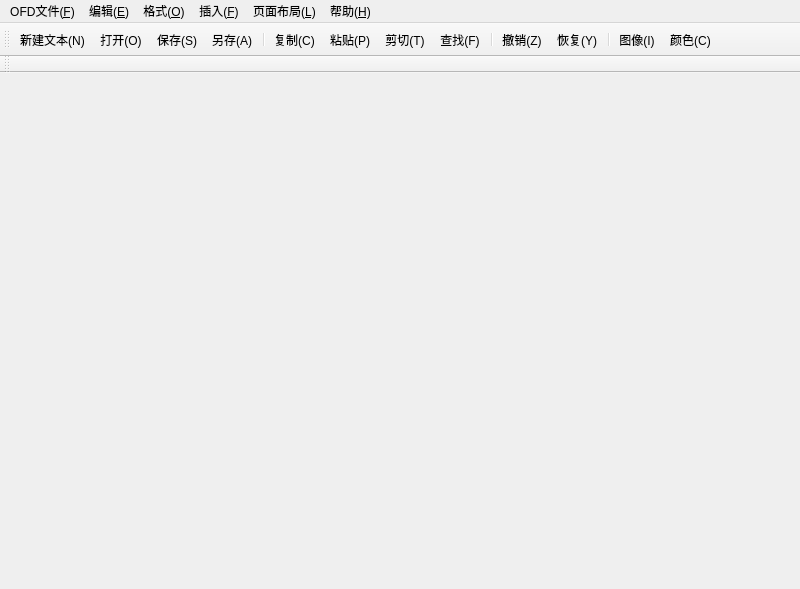
<?xml version="1.0" encoding="UTF-8"?>
<ui version="4.0">
 <class>MainWindow</class>
 <widget class="QMainWindow" name="MainWindow">
  <property name="geometry">
   <rect>
    <x>0</x>
    <y>0</y>
    <width>800</width>
    <height>589</height>
   </rect>
  </property>
  <property name="windowTitle">
   <string>MainWindow</string>
  </property>
  <widget class="QWidget" name="centralWidget"/>
  <widget class="QMenuBar" name="menuBar">
   <property name="geometry">
    <rect>
     <x>0</x>
     <y>0</y>
     <width>800</width>
     <height>20</height>
    </rect>
   </property>
   <widget class="QMenu" name="menuOFD">
    <property name="title">
     <string>OFD文件(&amp;F)</string>
    </property>
    <widget class="QMenu" name="menu_4">
     <property name="title">
      <string>新建</string>
     </property>
     <addaction name="action_new"/>
     <addaction name="action_selectTemplate"/>
    </widget>
    <addaction name="menu_4"/>
    <addaction name="action_open"/>
    <addaction name="action_save"/>
    <addaction name="action_saveAs"/>
    <addaction name="action_close"/>
    <addaction name="action_exit"/>
   </widget>
   <widget class="QMenu" name="menu_E">
    <property name="title">
     <string>编辑(&amp;E)</string>
    </property>
    <addaction name="action_undo"/>
    <addaction name="action_redo"/>
    <addaction name="separator"/>
    <addaction name="action_copy"/>
    <addaction name="action_paste"/>
    <addaction name="action_cut"/>
    <addaction name="action_find"/>
   </widget>
   <widget class="QMenu" name="menu_O">
    <property name="title">
     <string>格式(&amp;O)</string>
    </property>
    <widget class="QMenu" name="menu">
     <property name="title">
      <string>文本</string>
     </property>
     <addaction name="action_bold"/>
     <addaction name="action_italics"/>
     <addaction name="action_underline"/>
     <addaction name="action_strickout"/>
     <addaction name="action_online"/>
     <addaction name="separator"/>
     <addaction name="action_superscript"/>
     <addaction name="action_subscript"/>
    </widget>
    <widget class="QMenu" name="menu_2">
     <property name="title">
      <string>对齐</string>
     </property>
     <addaction name="action_justifyLeft"/>
     <addaction name="action_justifyCenter"/>
     <addaction name="action_justifyRight"/>
     <addaction name="action_justifyFull"/>
    </widget>
    <addaction name="menu"/>
    <addaction name="menu_2"/>
   </widget>
   <widget class="QMenu" name="menu_F">
    <property name="title">
     <string>插入(&amp;F)</string>
    </property>
    <widget class="QMenu" name="menu_6">
     <property name="title">
      <string>插入表格</string>
     </property>
     <addaction name="action_drawTable"/>
    </widget>
    <addaction name="action_images"/>
    <addaction name="menu_6"/>
    <addaction name="action_pageNumber_2"/>
   </widget>
   <widget class="QMenu" name="menu_L">
    <property name="title">
     <string>页面布局(&amp;L)</string>
    </property>
    <widget class="QMenu" name="menu_3">
     <property name="title">
      <string>纸张大小</string>
     </property>
     <addaction name="action_A4"/>
     <addaction name="action_A3"/>
     <addaction name="action_A2"/>
     <addaction name="action_A1"/>
     <addaction name="action_A5"/>
     <addaction name="action_A6"/>
    </widget>
    <addaction name="menu_3"/>
   </widget>
   <widget class="QMenu" name="menu_H">
    <property name="title">
     <string>帮助(&amp;H)</string>
    </property>
    <addaction name="action_about"/>
    <addaction name="action_aboutOFD"/>
   </widget>
   <addaction name="menuOFD"/>
   <addaction name="menu_E"/>
   <addaction name="menu_O"/>
   <addaction name="menu_F"/>
   <addaction name="menu_L"/>
   <addaction name="menu_H"/>
  </widget>
  <widget class="QToolBar" name="toolBar">
   <attribute name="toolBarArea">
    <enum>TopToolBarArea</enum>
   </attribute>
   <attribute name="toolBarBreak">
    <bool>false</bool>
   </attribute>
   <addaction name="action_new"/>
   <addaction name="action_open"/>
   <addaction name="action_save"/>
   <addaction name="action_saveAs"/>
   <addaction name="separator"/>
   <addaction name="action_copy"/>
   <addaction name="action_paste"/>
   <addaction name="action_cut"/>
   <addaction name="action_find"/>
   <addaction name="separator"/>
   <addaction name="action_undo"/>
   <addaction name="action_redo"/>
   <addaction name="separator"/>
   <addaction name="action_images"/>
   <addaction name="action_color"/>
  </widget>
  <widget class="QToolBar" name="toolBar_2">
   <property name="windowTitle">
    <string>toolBar_2</string>
   </property>
   <attribute name="toolBarArea">
    <enum>TopToolBarArea</enum>
   </attribute>
   <attribute name="toolBarBreak">
    <bool>true</bool>
   </attribute>
  </widget>
  <action name="action_new">
   <property name="icon">
    <iconset resource="images.qrc">
     <normaloff>:/images/new.svg</normaloff>:/images/new.svg</iconset>
   </property>
   <property name="text">
    <string>新建文本(&amp;N)</string>
   </property>
   <property name="toolTip">
    <string>新建文本(N)</string>
   </property>
   <property name="shortcut">
    <string>Ctrl+N</string>
   </property>
  </action>
  <action name="action_open">
   <property name="icon">
    <iconset resource="images.qrc">
     <normaloff>:/images/open.svg</normaloff>:/images/open.svg</iconset>
   </property>
   <property name="text">
    <string>打开(&amp;O)</string>
   </property>
   <property name="toolTip">
    <string>打开(O)</string>
   </property>
   <property name="shortcut">
    <string>Ctrl+O</string>
   </property>
  </action>
  <action name="action_save">
   <property name="icon">
    <iconset resource="images.qrc">
     <normaloff>:/images/document-save-as.svg</normaloff>:/images/document-save-as.svg</iconset>
   </property>
   <property name="text">
    <string>保存(&amp;S)</string>
   </property>
   <property name="toolTip">
    <string>保存(S)</string>
   </property>
   <property name="shortcut">
    <string>Ctrl+S</string>
   </property>
  </action>
  <action name="action_saveAs">
   <property name="icon">
    <iconset resource="images.qrc">
     <normaloff>:/images/document-save-all.svg</normaloff>:/images/document-save-all.svg</iconset>
   </property>
   <property name="text">
    <string>另存(&amp;A)</string>
   </property>
   <property name="toolTip">
    <string>另存(SaveAs)</string>
   </property>
   <property name="shortcut">
    <string>Ctrl+Shift+S</string>
   </property>
  </action>
  <action name="action_copy">
   <property name="icon">
    <iconset resource="images.qrc">
     <normaloff>:/images/edit-copy.svg</normaloff>:/images/edit-copy.svg</iconset>
   </property>
   <property name="text">
    <string>复制(&amp;C)</string>
   </property>
   <property name="toolTip">
    <string>复制(C)</string>
   </property>
   <property name="shortcut">
    <string>Ctrl+C</string>
   </property>
  </action>
  <action name="action_paste">
   <property name="icon">
    <iconset resource="images.qrc">
     <normaloff>:/images/edit-paste.svg</normaloff>:/images/edit-paste.svg</iconset>
   </property>
   <property name="text">
    <string>粘贴(&amp;P)</string>
   </property>
   <property name="toolTip">
    <string>粘贴(P)</string>
   </property>
   <property name="shortcut">
    <string>Ctrl+V</string>
   </property>
  </action>
  <action name="action_cut">
   <property name="icon">
    <iconset resource="images.qrc">
     <normaloff>:/images/edit-cut.svg</normaloff>:/images/edit-cut.svg</iconset>
   </property>
   <property name="text">
    <string>剪切(&amp;T)</string>
   </property>
   <property name="toolTip">
    <string>剪切(T)</string>
   </property>
   <property name="shortcut">
    <string>Ctrl+X</string>
   </property>
  </action>
  <action name="action_find">
   <property name="icon">
    <iconset resource="images.qrc">
     <normaloff>:/images/edit-find.svg</normaloff>:/images/edit-find.svg</iconset>
   </property>
   <property name="text">
    <string>查找(&amp;F)</string>
   </property>
   <property name="toolTip">
    <string>查找(F)</string>
   </property>
   <property name="shortcut">
    <string>Ctrl+F</string>
   </property>
  </action>
  <action name="action_undo">
   <property name="icon">
    <iconset resource="images.qrc">
     <normaloff>:/images/edit-undo.svg</normaloff>:/images/edit-undo.svg</iconset>
   </property>
   <property name="text">
    <string>撤销(&amp;Z)</string>
   </property>
   <property name="toolTip">
    <string>撤销(Z)</string>
   </property>
   <property name="shortcut">
    <string>Ctrl+Z</string>
   </property>
  </action>
  <action name="action_redo">
   <property name="icon">
    <iconset resource="images.qrc">
     <normaloff>:/images/edit-redo.svg</normaloff>:/images/edit-redo.svg</iconset>
   </property>
   <property name="text">
    <string>恢复(&amp;Y)</string>
   </property>
   <property name="toolTip">
    <string>恢复(Y)</string>
   </property>
  </action>
  <action name="action_images">
   <property name="icon">
    <iconset resource="images.qrc">
     <normaloff>:/images/insert-image.svg</normaloff>:/images/insert-image.svg</iconset>
   </property>
   <property name="text">
    <string>图像(&amp;I)</string>
   </property>
   <property name="toolTip">
    <string>图像(I)</string>
   </property>
  </action>
  <action name="action_close">
   <property name="icon">
    <iconset resource="images.qrc">
     <normaloff>:/images/close.svg</normaloff>:/images/close.svg</iconset>
   </property>
   <property name="text">
    <string>关闭(&amp;C)</string>
   </property>
   <property name="toolTip">
    <string>关闭(C)</string>
   </property>
  </action>
  <action name="action_exit">
   <property name="icon">
    <iconset resource="images.qrc">
     <normaloff>:/images/exit.svg</normaloff>:/images/exit.svg</iconset>
   </property>
   <property name="text">
    <string>退出(&amp;E)</string>
   </property>
   <property name="toolTip">
    <string>退出(E)</string>
   </property>
   <property name="shortcut">
    <string>Ctrl+Q</string>
   </property>
  </action>
  <action name="action_bold">
   <property name="checkable">
    <bool>true</bool>
   </property>
   <property name="icon">
    <iconset resource="images.qrc">
     <normaloff>:/images/format-text-bold.svg</normaloff>:/images/format-text-bold.svg</iconset>
   </property>
   <property name="text">
    <string>粗体(&amp;A)</string>
   </property>
   <property name="toolTip">
    <string>粗体(A)</string>
   </property>
  </action>
  <action name="action_italics">
   <property name="checkable">
    <bool>true</bool>
   </property>
   <property name="icon">
    <iconset resource="images.qrc">
     <normaloff>:/images/format-text-italic.svg</normaloff>:/images/format-text-italic.svg</iconset>
   </property>
   <property name="text">
    <string>斜体(&amp;B)</string>
   </property>
   <property name="toolTip">
    <string>斜体(B)</string>
   </property>
  </action>
  <action name="action_underline">
   <property name="checkable">
    <bool>true</bool>
   </property>
   <property name="icon">
    <iconset resource="images.qrc">
     <normaloff>:/images/format-text-underline.svg</normaloff>:/images/format-text-underline.svg</iconset>
   </property>
   <property name="text">
    <string>下划线(&amp;D)</string>
   </property>
   <property name="toolTip">
    <string>下划线(D)</string>
   </property>
  </action>
  <action name="action_strickout">
   <property name="checkable">
    <bool>true</bool>
   </property>
   <property name="icon">
    <iconset resource="images.qrc">
     <normaloff>:/images/format-text-strikethrough.svg</normaloff>:/images/format-text-strikethrough.svg</iconset>
   </property>
   <property name="text">
    <string>删除线(&amp;F)</string>
   </property>
   <property name="toolTip">
    <string>删除线(F)</string>
   </property>
  </action>
  <action name="action_online">
   <property name="checkable">
    <bool>true</bool>
   </property>
   <property name="icon">
    <iconset resource="images.qrc">
     <normaloff>:/images/under_line.png</normaloff>:/images/under_line.png</iconset>
   </property>
   <property name="text">
    <string>上划线(&amp;G)</string>
   </property>
   <property name="toolTip">
    <string>上划线(G)</string>
   </property>
  </action>
  <action name="action_superscript">
   <property name="checkable">
    <bool>true</bool>
   </property>
   <property name="icon">
    <iconset resource="images.qrc">
     <normaloff>:/images/format-text-superscript.svg</normaloff>:/images/format-text-superscript.svg</iconset>
   </property>
   <property name="text">
    <string>上标 </string>
   </property>
   <property name="toolTip">
    <string>上标</string>
   </property>
   <property name="shortcut">
    <string>Ctrl+S, Ctrl+P</string>
   </property>
  </action>
  <action name="action_subscript">
   <property name="checkable">
    <bool>true</bool>
   </property>
   <property name="icon">
    <iconset resource="images.qrc">
     <normaloff>:/images/text_subscript.svg</normaloff>:/images/text_subscript.svg</iconset>
   </property>
   <property name="text">
    <string>下标</string>
   </property>
   <property name="toolTip">
    <string>下标</string>
   </property>
   <property name="shortcut">
    <string>Ctrl+Shift+B</string>
   </property>
  </action>
  <action name="action_justifyLeft">
   <property name="checkable">
    <bool>true</bool>
   </property>
   <property name="icon">
    <iconset resource="images.qrc">
     <normaloff>:/images/format-justify-left.svg</normaloff>:/images/format-justify-left.svg</iconset>
   </property>
   <property name="text">
    <string>左对齐(&amp;A)</string>
   </property>
   <property name="toolTip">
    <string>左对齐(A)</string>
   </property>
  </action>
  <action name="action_justifyCenter">
   <property name="checkable">
    <bool>true</bool>
   </property>
   <property name="icon">
    <iconset resource="images.qrc">
     <normaloff>:/images/format-justify-center.svg</normaloff>:/images/format-justify-center.svg</iconset>
   </property>
   <property name="text">
    <string>居中(&amp;B)</string>
   </property>
   <property name="toolTip">
    <string>居中(B)</string>
   </property>
  </action>
  <action name="action_justifyRight">
   <property name="checkable">
    <bool>true</bool>
   </property>
   <property name="icon">
    <iconset resource="images.qrc">
     <normaloff>:/images/format-justify-right.svg</normaloff>:/images/format-justify-right.svg</iconset>
   </property>
   <property name="text">
    <string>右对齐(&amp;C)</string>
   </property>
   <property name="toolTip">
    <string>右对齐(C)</string>
   </property>
  </action>
  <action name="action_justifyFull">
   <property name="checkable">
    <bool>true</bool>
   </property>
   <property name="icon">
    <iconset resource="images.qrc">
     <normaloff>:/images/format-justify-fill.svg</normaloff>:/images/format-justify-fill.svg</iconset>
   </property>
   <property name="text">
    <string>两端对齐(&amp;D)</string>
   </property>
   <property name="toolTip">
    <string>两端对齐(D)</string>
   </property>
  </action>
  <action name="action_A4">
   <property name="text">
    <string>&amp;A4   210毫米×297毫米</string>
   </property>
   <property name="toolTip">
    <string>A4   209毫米×296毫米</string>
   </property>
  </action>
  <action name="action_A3">
   <property name="text">
    <string>A3   &amp;297毫米×420毫米</string>
   </property>
   <property name="toolTip">
    <string>A3   296毫米×419.1毫米</string>
   </property>
  </action>
  <action name="action_A2">
   <property name="text">
    <string>A2   &amp;420毫米×594毫米</string>
   </property>
   <property name="toolTip">
    <string>A2</string>
   </property>
  </action>
  <action name="action_A1">
   <property name="text">
    <string>A&amp;1   &amp;594毫米×841毫米</string>
   </property>
   <property name="toolTip">
    <string>A1</string>
   </property>
  </action>
  <action name="action_A5">
   <property name="text">
    <string>A&amp;5   &amp;148毫米×210毫米</string>
   </property>
   <property name="toolTip">
    <string>A5</string>
   </property>
  </action>
  <action name="action_A6">
   <property name="text">
    <string>A&amp;6   &amp;105毫米×148毫米</string>
   </property>
   <property name="toolTip">
    <string>A6</string>
   </property>
  </action>
  <action name="action_about">
   <property name="text">
    <string>&amp;About(&amp;A)</string>
   </property>
   <property name="toolTip">
    <string>About(A)</string>
   </property>
  </action>
  <action name="action_aboutOFD">
   <property name="text">
    <string>About &amp;OFD</string>
   </property>
   <property name="toolTip">
    <string>About OFD</string>
   </property>
  </action>
  <action name="action_color">
   <property name="icon">
    <iconset resource="images.qrc">
     <normaloff>:/images/color-management.svg</normaloff>:/images/color-management.svg</iconset>
   </property>
   <property name="text">
    <string>颜色(&amp;C)</string>
   </property>
   <property name="toolTip">
    <string>颜色(C)</string>
   </property>
  </action>
  <action name="action_drawTable">
   <property name="text">
    <string>表格绘制</string>
   </property>
   <property name="toolTip">
    <string>表格绘制</string>
   </property>
  </action>
  <action name="action1_5_C">
   <property name="text">
    <string>1.5倍行距</string>
   </property>
   <property name="toolTip">
    <string>1.5倍行距</string>
   </property>
  </action>
  <action name="action1_0_C">
   <property name="text">
    <string>1.0倍行距</string>
   </property>
   <property name="toolTip">
    <string>1.0倍行距</string>
   </property>
  </action>
  <action name="action2_C">
   <property name="text">
    <string>2倍行距</string>
   </property>
   <property name="toolTip">
    <string>2倍行距</string>
   </property>
  </action>
  <action name="action_lineSpacing">
   <property name="text">
    <string>行距:1(&amp;A)</string>
   </property>
   <property name="toolTip">
    <string>行距:1(A)</string>
   </property>
  </action>
  <action name="action_pageNumber_2">
   <property name="text">
    <string>显示页码</string>
   </property>
   <property name="toolTip">
    <string>显示页码</string>
   </property>
  </action>
  <action name="action_insertTable_2">
   <property name="icon">
    <iconset resource="images.qrc">
     <normaloff>:/images/insert-table.svg</normaloff>:/images/insert-table.svg</iconset>
   </property>
   <property name="text">
    <string>插入表格</string>
   </property>
   <property name="toolTip">
    <string>插入表格(I)</string>
   </property>
  </action>
  <action name="action_indent_more">
   <property name="icon">
    <iconset resource="images.qrc">
     <normaloff>:/images/format-indent-more.svg</normaloff>:/images/format-indent-more.svg</iconset>
   </property>
   <property name="text">
    <string>增大缩进</string>
   </property>
   <property name="toolTip">
    <string>增大缩进</string>
   </property>
  </action>
  <action name="action_indent_less">
   <property name="icon">
    <iconset resource="images.qrc">
     <normaloff>:/images/format-indent-less.svg</normaloff>:/images/format-indent-less.svg</iconset>
   </property>
   <property name="text">
    <string>减少缩进</string>
   </property>
   <property name="toolTip">
    <string>减少缩进</string>
   </property>
  </action>
  <action name="action_zoomin">
   <property name="icon">
    <iconset resource="images.qrc">
     <normaloff>:/images/zoomin.png</normaloff>:/images/zoomin.png</iconset>
   </property>
   <property name="text">
    <string>字体放大</string>
   </property>
   <property name="toolTip">
    <string>字体放大</string>
   </property>
  </action>
  <action name="action_zoomout">
   <property name="icon">
    <iconset resource="images.qrc">
     <normaloff>:/images/zoomout.png</normaloff>:/images/zoomout.png</iconset>
   </property>
   <property name="text">
    <string>字体放小</string>
   </property>
   <property name="toolTip">
    <string>字体放小</string>
   </property>
  </action>
  <action name="action_selectTemplate">
   <property name="text">
    <string>选择模板</string>
   </property>
   <property name="toolTip">
    <string>选择模板</string>
   </property>
  </action>
 </widget>
 <layoutdefault spacing="6" margin="11"/>
 <resources>
  <include location="images.qrc"/>
 </resources>
 <connections/>
</ui>
